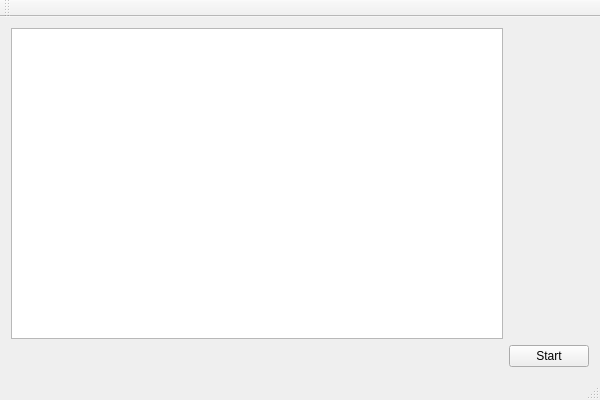
<?xml version="1.0" encoding="UTF-8"?>
<ui version="4.0">
 <class>CirclesClass</class>
 <widget class="QMainWindow" name="CirclesClass">
  <property name="geometry">
   <rect>
    <x>0</x>
    <y>0</y>
    <width>600</width>
    <height>400</height>
   </rect>
  </property>
  <property name="windowTitle">
   <string>Circles</string>
  </property>
  <widget class="QWidget" name="centralWidget">
   <layout class="QGridLayout" name="gridLayout">
    <item row="0" column="0">
     <widget class="QGraphicsView" name="_view"/>
    </item>
    <item row="1" column="1">
     <widget class="QPushButton" name="startButton">
      <property name="sizePolicy">
       <sizepolicy hsizetype="Fixed" vsizetype="Fixed">
        <horstretch>0</horstretch>
        <verstretch>0</verstretch>
       </sizepolicy>
      </property>
      <property name="text">
       <string>Start</string>
      </property>
     </widget>
    </item>
   </layout>
  </widget>
  <widget class="QMenuBar" name="menuBar">
   <property name="geometry">
    <rect>
     <x>0</x>
     <y>0</y>
     <width>600</width>
     <height>21</height>
    </rect>
   </property>
  </widget>
  <widget class="QToolBar" name="mainToolBar">
   <attribute name="toolBarArea">
    <enum>TopToolBarArea</enum>
   </attribute>
   <attribute name="toolBarBreak">
    <bool>false</bool>
   </attribute>
  </widget>
  <widget class="QStatusBar" name="statusBar"/>
 </widget>
 <layoutdefault spacing="6" margin="11"/>
 <resources>
  <include location="circles.qrc"/>
 </resources>
 <connections/>
</ui>
